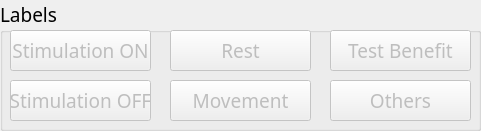
   <widget class="QGroupBox" name="groupBox">
    <property name="geometry">
     <rect>
      <x>320</x>
      <y>800</y>
      <width>481</width>
      <height>131</height>
     </rect>
    </property>
    <property name="font">
     <font>
      <family>Ubuntu Light</family>
      <pointsize>14</pointsize>
     </font>
    </property>
    <property name="title">
     <string>Labels</string>
    </property>
    <widget class="QPushButton" name="RecordingLabels_1">
     <property name="enabled">
      <bool>false</bool>
     </property>
     <property name="geometry">
      <rect>
       <x>10</x>
       <y>30</y>
       <width>141</width>
       <height>41</height>
      </rect>
     </property>
     <property name="font">
      <font>
       <family>Ubuntu Light</family>
       <pointsize>14</pointsize>
      </font>
     </property>
     <property name="text">
      <string>Stimulation ON</string>
     </property>
    </widget>
    <widget class="QPushButton" name="RecordingLabels_2">
     <property name="enabled">
      <bool>false</bool>
     </property>
     <property name="geometry">
      <rect>
       <x>170</x>
       <y>30</y>
       <width>141</width>
       <height>41</height>
      </rect>
     </property>
     <property name="font">
      <font>
       <family>Ubuntu Light</family>
       <pointsize>14</pointsize>
      </font>
     </property>
     <property name="text">
      <string>Rest</string>
     </property>
    </widget>
    <widget class="QPushButton" name="RecordingLabels_3">
     <property name="enabled">
      <bool>false</bool>
     </property>
     <property name="geometry">
      <rect>
       <x>330</x>
       <y>30</y>
       <width>141</width>
       <height>41</height>
      </rect>
     </property>
     <property name="font">
      <font>
       <family>Ubuntu Light</family>
       <pointsize>14</pointsize>
      </font>
     </property>
     <property name="text">
      <string>Test Benefit</string>
     </property>
    </widget>
    <widget class="QPushButton" name="RecordingLabels_4">
     <property name="enabled">
      <bool>false</bool>
     </property>
     <property name="geometry">
      <rect>
       <x>10</x>
       <y>80</y>
       <width>141</width>
       <height>41</height>
      </rect>
     </property>
     <property name="font">
      <font>
       <family>Ubuntu Light</family>
       <pointsize>14</pointsize>
      </font>
     </property>
     <property name="text">
      <string>Stimulation OFF</string>
     </property>
    </widget>
    <widget class="QPushButton" name="RecordingLabels_5">
     <property name="enabled">
      <bool>false</bool>
     </property>
     <property name="geometry">
      <rect>
       <x>170</x>
       <y>80</y>
       <width>141</width>
       <height>41</height>
      </rect>
     </property>
     <property name="font">
      <font>
       <family>Ubuntu Light</family>
       <pointsize>14</pointsize>
      </font>
     </property>
     <property name="text">
      <string>Movement</string>
     </property>
    </widget>
    <widget class="QPushButton" name="RecordingLabels_6">
     <property name="enabled">
      <bool>false</bool>
     </property>
     <property name="geometry">
      <rect>
       <x>330</x>
       <y>80</y>
       <width>141</width>
       <height>41</height>
      </rect>
     </property>
     <property name="font">
      <font>
       <family>Ubuntu Light</family>
       <pointsize>14</pointsize>
      </font>
     </property>
     <property name="text">
      <string>Others</string>
     </property>
    </widget>
   </widget>
